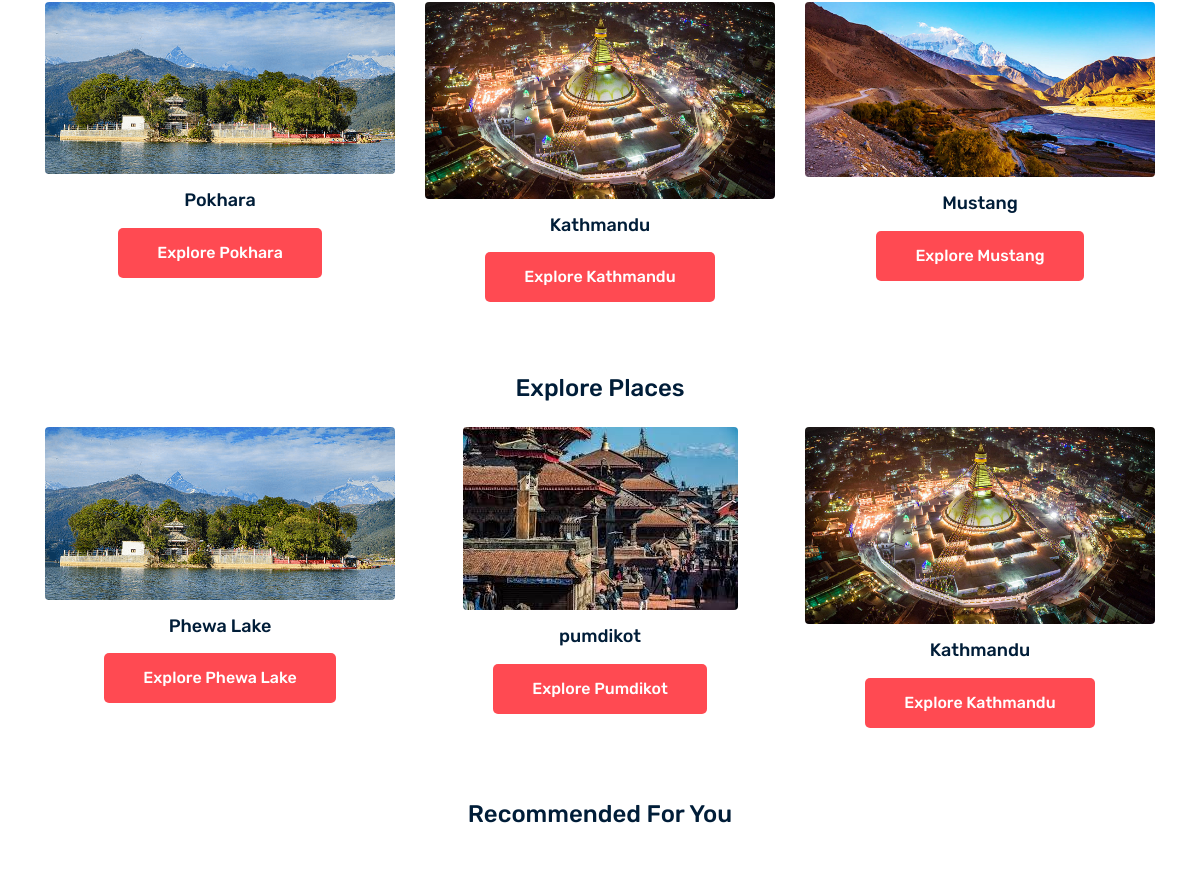
/ (middle part), run on an earlier commit of the app's database.
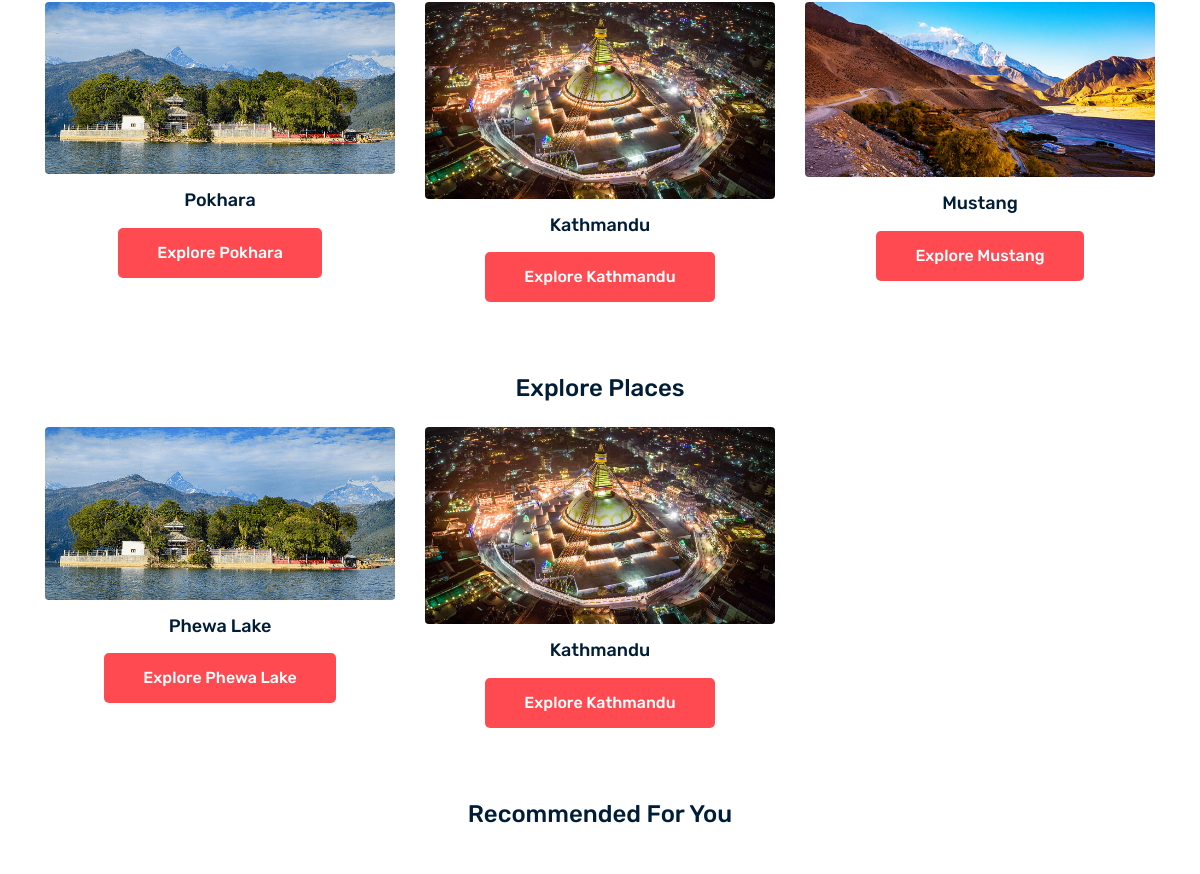
And on a later commit of the database.
### yatra/models.py (models this page shows, shortened)
class City(models.Model):
    name = models.CharField(max_length=50, unique=True)
    image = models.ImageField(upload_to='city_images/')
    description = models.TextField(blank=True)
    country = models.CharField(max_length=50, blank=True)
    slug = models.SlugField(unique=True, blank=True)

class Destination(models.Model):
    city = models.ForeignKey(City, on_delete=models.CASCADE, related_name="destinations")
    name = models.CharField(max_length=50)
    img1 = models.ImageField(upload_to='pics')
    img2 = models.ImageField(upload_to='pics')

### yatra/views.py (the view)
# urls.py: path('', views.index, name='index'),
def index(request):
    cities = City.objects.all()
    dests = Destination.objects.all()
    dest1 = []
    for i in range(6):
        try:
            temp = DetailedDescription.objects.get(destination_id=(i + 1) * 2)
            dest1.append(temp)
        except DetailedDescription.DoesNotExist:
            continue
    return render(request, 'index.html', {
        'cities': cities,
        'dests': dests,
        'dest1': dest1,
    })

### Templates/index.html (shortened to what this page needs)
{% extends 'main_base.html' %}
{% block content %}
<div class="container py-5">
    <div class="row">
        {% for city in cities %}
            <div class="col-lg-4 col-md-6 mb-4">
                <div class="single_destination text-center">
                    {% if city.image %}
                        <div class="thumb mb-3">
                            <img src="{{ city.image.url }}" alt="{{ city.name }}" class="img-fluid rounded">
                        </div>
                    {% endif %}
                    <h4>{{ city.name }}</h4>
                    <a href="{% url 'destination_list' city=city.name %}" class="boxed-btn4 mt-2">Explore {{ city.name }}</a>
                </div>
            </div>
        {% endfor %}
    </div>
    <h3 class="text-center mb-4 mt-5">Explore Places</h3>
    <div class="row">
        {% for dest in dests %}
            <div class="col-lg-4 col-md-6 mb-4">
                <div class="single_destination text-center">
                    <div class="thumb mb-3">
                        <img src="{{ dest.img1.url }}" alt="{{ dest.name }}" class="img-fluid rounded">
                    </div>
                    <h4>{{ dest.name }}</h4>
                    <a href="{% url 'destination_details' destination_name=dest.name %}" class="boxed-btn4 mt-2">Explore {{ dest.name }}</a>
                </div>
            </div>
        {% endfor %}
    </div>
    <h3 class="text-center mb-4 mt-5">Recommended For You</h3>
</div>
{% endblock %}

### Templates/main_base.html (shortened to what this page needs)
{% load static %}
<!doctype html>
<html lang="en">
<head>
    <link rel="stylesheet" href="{% static 'css/bootstrap.min.css' %}">
    <link rel="stylesheet" href="{% static 'css/style.css' %}">
</head>
<body>
    <main>
        {% block content %}
        {% endblock %}
    </main>
</body>
</html>

What changed in the data, as far as the page shows it:
removed Destination: img1 (picture), name "pumdikot", name "Pumdikot"
